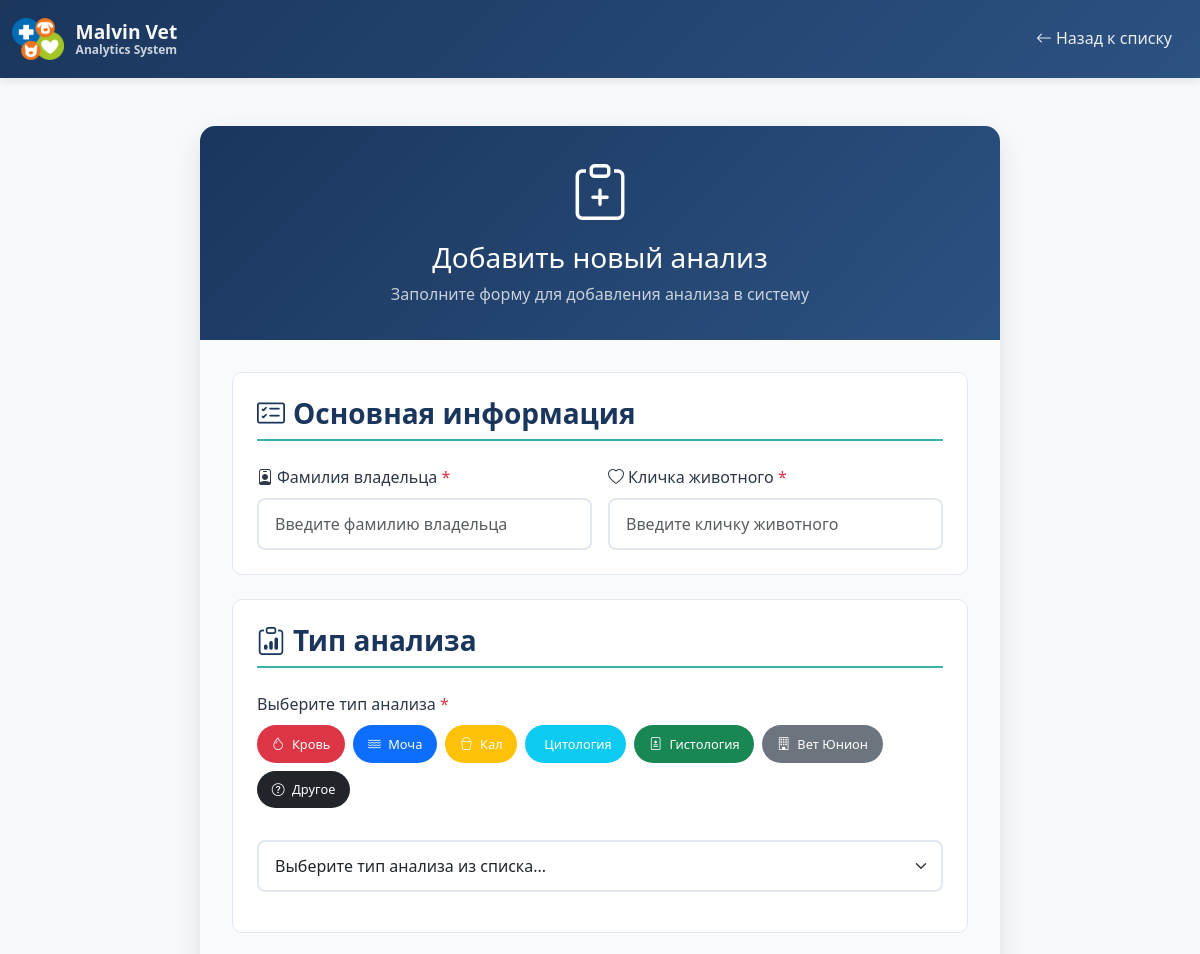
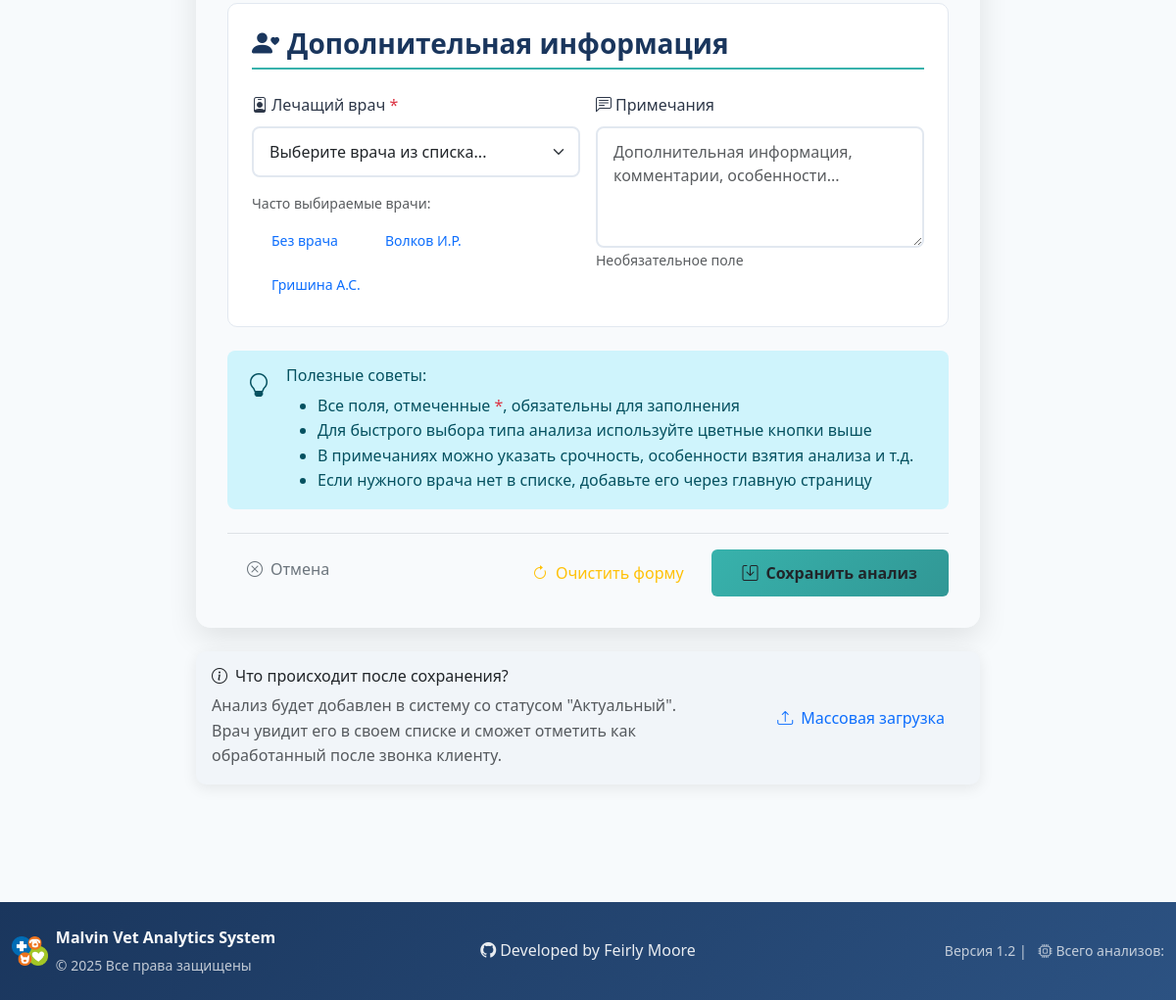
The page /analysis/add (signed in) on the database its author committed (2 pictures, top to bottom).
### app.py (models this page shows)
class Doctor(db.Model):
    id = db.Column(db.Integer, primary_key=True)
    name = db.Column(db.String(100), nullable=False, unique=True)
    analyses = db.relationship('Analysis', backref='doctor_ref', lazy=True, cascade='all, delete-orphan')
    created_at = db.Column(db.DateTime, default=datetime.utcnow)

### app.py (the view, shortened to what this page needs)
@app.route('/analysis/add', methods=['GET', 'POST'])
@login_required
def add_analysis():
    doctors = Doctor.query.order_by(Doctor.name).all()
    return render_template('add_analysis.html', doctors=doctors)

### templates/add_analysis.html (shortened to what this page needs)
<!DOCTYPE html>
<html lang="ru" data-bs-theme="light">
<head>
    <link href="https://cdn.jsdelivr.net/npm/bootstrap@5.3.0/dist/css/bootstrap.min.css" rel="stylesheet">
    <link rel="stylesheet" href="https://cdn.jsdelivr.net/npm/bootstrap-icons@1.11.0/font/bootstrap-icons.css">
    <link rel="stylesheet" href="{{ url_for('static', filename='css/style.css') }}">
</head>
<body>
    <nav class="navbar navbar-expand-lg navbar-dark" style="background: linear-gradient(135deg, var(--malvin-blue) 0%, var(--malvin-light-blue) 100%);">
        <div class="container-fluid">
            <a class="navbar-brand navbar-brand-logo" href="{{ url_for('index') }}">
                <img src="{{ url_for('static', filename='logo.png') }}" alt="Malvin Vet Logo" onerror="this.style.display='none'; this.nextElementSibling.style.display='flex';">
                <div class="navbar-brand-text">
                    <span class="brand-name text-light">Malvin Vet</span>
                    <span class="brand-subtitle text-light">Analytics System</span>
                </div>
            </a>
            <div class="navbar-nav ms-auto">
                <a class="nav-link" href="{{ url_for('index') }}">
                    <i class="bi bi-arrow-left me-1"></i>Назад к списку
                </a>
            </div>
        </div>
    </nav>
    <div class="container py-5">
        <div class="form-container">
            <div class="form-card">
                <div class="form-header text-center">
                    <div class="mb-3">
                        <i class="bi bi-clipboard-plus display-4"></i>
                    </div>
                    <h1 class="h3 mb-2">Добавить новый анализ</h1>
                    <p class="mb-0 opacity-75">Заполните форму для добавления анализа в систему</p>
                </div>
                <div class="form-body">
                    <form method="POST" action="{{ url_for('add_analysis') }}" id="addAnalysisForm" novalidate>
                        <div class="form-section">
                            <h3 class="form-section-title">
                                <i class="bi bi-card-checklist me-2"></i>Основная информация
                            </h3>
                            <div class="row g-3">
                                <div class="col-md-6">
                                    <label for="client_surname" class="form-label required-field">
                                        <i class="bi bi-person-badge me-1"></i>Фамилия владельца
                                    </label>
                                    <input type="text"
                                           class="form-control"
                                           id="client_surname"
                                           name="client_surname"
                                           required
                                           placeholder="Введите фамилию владельца">
                                </div>
                                <div class="col-md-6">
                                    <label for="pet_name" class="form-label required-field">
                                        <i class="bi bi-heart me-1"></i>Кличка животного
                                    </label>
                                    <input type="text"
                                           class="form-control"
                                           id="pet_name"
                                           name="pet_name"
                                           required
                                           placeholder="Введите кличку животного">
                                </div>
                            </div>
                        </div>
                        <div class="form-section">
                            <h3 class="form-section-title">
                                <i class="bi bi-clipboard-data me-2"></i>Тип анализа
                            </h3>
                            <div class="mb-3">
                                <label class="form-label required-field">Выберите тип анализа</label>
                                <div class="d-flex flex-wrap mb-4" id="analysisTypeQuickSelect">
                                    {% for type in analysis_types %}
                                    <div class="analysis-type-badge bg-{{ type.color }} text-white"
                                         data-value="{{ type.value }}"
                                         onclick="selectAnalysisType('{{ type.value }}')">
                                        <i class="bi bi-{{ type.icon }} me-1"></i>
                                        {{ type.value }}
                                    </div>
                                    {% endfor %}
                                </div>
                                <select class="form-select" id="analysis_type" name="analysis_type" required>
                                    <option value="" disabled selected>Выберите тип анализа из списка...</option>
                                </select>
                            </div>
                        </div>
                        <div class="form-section">
                            <h3 class="form-section-title">
                                <i class="bi bi-person-heart me-2"></i>Дополнительная информация
                            </h3>
                            <div class="row g-3">
                                <div class="col-md-6">
                                    <label for="doctor_id" class="form-label required-field">
                                        <i class="bi bi-person-badge me-1"></i>Лечащий врач
                                    </label>
                                    <select class="form-select" id="doctor_id" name="doctor_id" required>
                                        <option value="" disabled selected>Выберите врача из списка...</option>
                                    </select>
                                    <div class="mt-3">
                                        <small class="text-muted d-block mb-2">Часто выбираемые врачи:</small>
                                        <div class="d-flex flex-wrap gap-2">
                                            {% set popular_doctors = doctors[:3] %}
                                            {% for doctor in popular_doctors %}
                                            <button type="button"
                                                    class="btn btn-outline-primary btn-sm"
                                                    onclick="selectDoctor({{ doctor.id }}, '{{ doctor.name }}')">
                                                {{ doctor.name }}
                                            </button>
                                            {% endfor %}
                                        </div>
                                    </div>
                                </div>
                                <div class="col-md-6">
                                    <label for="notes" class="form-label">
                                        <i class="bi bi-chat-left-text me-1"></i>Примечания
                                    </label>
                                    <textarea class="form-control"
                                              id="notes"
                                              name="notes"
                                              rows="4"
                                              placeholder="Дополнительная информация, комментарии, особенности..."></textarea>
                                    <small class="text-muted">Необязательное поле</small>
                                </div>
                            </div>
                        </div>
                        <div class="alert alert-info mb-4">
                            <div class="d-flex">
                                <div class="me-3">
                                    <i class="bi bi-lightbulb fs-4"></i>
                                </div>
                                <div>
                                    <h6 class="alert-heading mb-2">Полезные советы:</h6>
                                    <ul class="mb-0">
                                        <li>Все поля, отмеченные <span class="text-danger">*</span>, обязательны для заполнения</li>
                                        <li>Для быстрого выбора типа анализа используйте цветные кнопки выше</li>
                                        <li>В примечаниях можно указать срочность, особенности взятия анализа и т.д.</li>
                                        <li>Если нужного врача нет в списке, добавьте его через главную страницу</li>
                                    </ul>
                                </div>
                            </div>
                        </div>
                        <div class="d-flex justify-content-between pt-3 border-top">
                            <a href="{{ url_for('index') }}" class="btn btn-outline-secondary">
                                <i class="bi bi-x-circle me-2"></i>Отмена
                            </a>
                            <div class="d-flex gap-2">
                                <button type="reset" class="btn btn-outline-warning">
                                    <i class="bi bi-arrow-clockwise me-2"></i>Очистить форму
                                </button>
                                <button type="submit" class="btn btn-submit">
                                    <i class="bi bi-save me-2"></i>Сохранить анализ
                                </button>
                            </div>
                        </div>
                    </form>
                </div>
            </div>
            <div class="card mt-4 border-0" style="background-color: #f1f5f9;">
                <div class="card-body">
                    <div class="row align-items-center">
                        <div class="col-md-8">
                            <h6 class="mb-2">
                                <i class="bi bi-info-circle me-2"></i>Что происходит после сохранения?
                            </h6>
                            <p class="mb-0 text-muted">
                                Анализ будет добавлен в систему со статусом "Актуальный".
                                Врач увидит его в своем списке и сможет отметить как обработанный после звонка клиенту.
                            </p>
                        </div>
                        <div class="col-md-4 text-md-end">
                            <a href="{{ url_for('upload_csv') }}" class="btn btn-outline-primary">
                                <i class="bi bi-upload me-2"></i>Массовая загрузка
                            </a>
                        </div>
                    </div>
                </div>
            </div>
        </div>
    </div>
    <footer class="mt-5 py-4" style="background: linear-gradient(135deg, var(--malvin-blue) 0%, var(--malvin-light-blue) 100%);">
        <div class="container-fluid">
            <div class="row align-items-center">
                <div class="col-md-4">
                    <div class="d-flex align-items-center">
                        <img src="{{ url_for('static', filename='logo.png') }}" alt="Malvin Vet Logo" height="30" class="me-2" onerror="this.style.display='none'">
                        <div class="text-light">
                            <strong>Malvin Vet Analytics System</strong>
                            <small class="d-block opacity-75 mt-1">© 2025 Все права защищены</small>
                        </div>
                    </div>
                </div>
                <div class="col-md-4 text-center">
                    <a href="https://github.com/FeirlyMoore" target="_blank" class="footer-developer">
                        <i class="bi bi-github me-1"></i>Developed by Feirly Moore
                    </a>
                </div>
                <div class="col-md-4 text-md-end">
                    <small class="text-light opacity-75">
                        Версия 1.2 |
                        <i class="bi bi-cpu ms-2 me-1"></i>Всего анализов: {{ total_analyses }}
                    </small>
                </div>
            </div>
        </div>
    </footer>
</body>
</html>

### rows shown on the page
Doctor: name "Без врача"
Doctor: name "Волков И.Р."
Doctor: name "Гришина А.С."

### other values the page prints
{{ type.value }} "Кровь" "Моча" "Кал" "Цитология" "Гистология" "Вет Юнион" "Другое"
